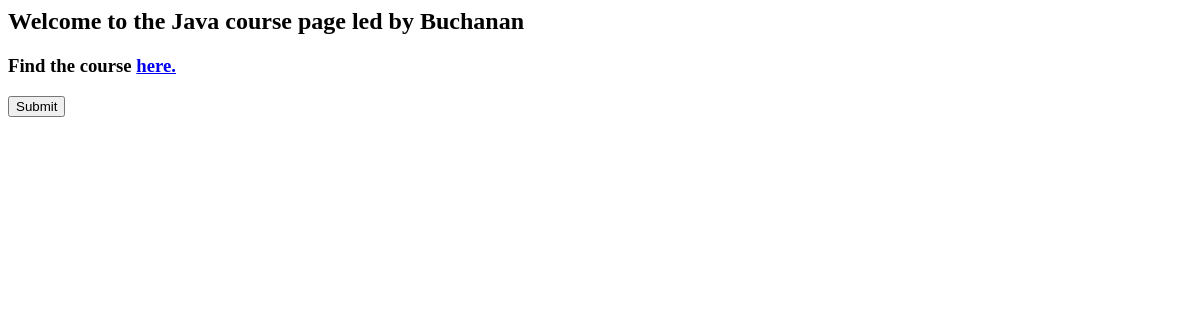
The page /2/ on the database as committed earlier.
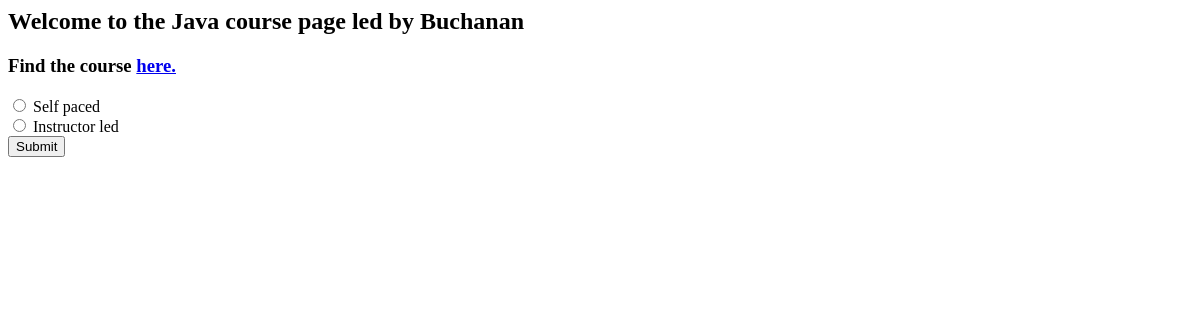
The same page on the database as committed later.
### TechnicalCourses/models.py (models this page shows, shortened)
class Allcourses(models.Model):
    coursename = models.CharField(max_length=200)
    insname = models.CharField(max_length=100)
    startedfrom = models.DateTimeField('Started from')

class details(models.Model):
    course = models.ForeignKey(Allcourses, on_delete=models.CASCADE)
    ct = models.CharField(max_length=500)
    your_choice = models.BooleanField(default=False)

### TechnicalCourses/views.py (the view, shortened to what this page needs)
# urls.py: path('<int:course_id>/',views.detail, name='detail'),
def detail(request,course_id):
    course = get_object_or_404(Allcourses, pk=course_id)
    return render(request, 'TechnicalCourses/detail.html', {
            'course':course,
    })

### TechnicalCourses/templates/TechnicalCourses/detail.html (shortened to what this page needs)
{% if course.pk is 1 %}
<img src = https://upload.wikimedia.org/wikipedia/commons/thumb/0/0a/Python.svg/180px-Python.svg.png>
<h2>Welcome to the {{course.coursename}} course page led by {{course.insname}}</h2>
<h3>Find the course <a href="https://www.edureka.co/python-scripting">here.</a></h3>
<ul>
    {% for j in Allcourses.set.all %}
    <li>
        {{ j.ct }}
    </li>
    {% endfor %}
</ul>
{% elif course.pk is 2 %}
<h2>Welcome to the {{course.coursename}} course page led by {{course.insname}}</h2>
<h3>Find the course <a href="https://www.edureka.co/java-course-self-paced">here.</a></h3>
{% else %}
<h2>Welcome to the {{course.coursename}} course page led by {{course.insname}}</h2>
<h3>Go find the link yourself, you lazy fuck</h3>
{% endif %}
<form action="{% url 'TechnicalCourses:yourchoice' course.id %}"
    method="post">
    {% for choice in course.details_set.all %}
    <input type="radio" name="choice" id="choice{{ forloop.counter }}" value="{choice.id}">
    <label for="choice{{ forloop.counter }}">{{choice.ct}}</label><br>
    {% endfor %}
    <input type="submit" value="Submit">
</form>

Rows that differ between the two databases and show on the page:
added details: ct "Self paced"
added details: ct "Instructor led"
